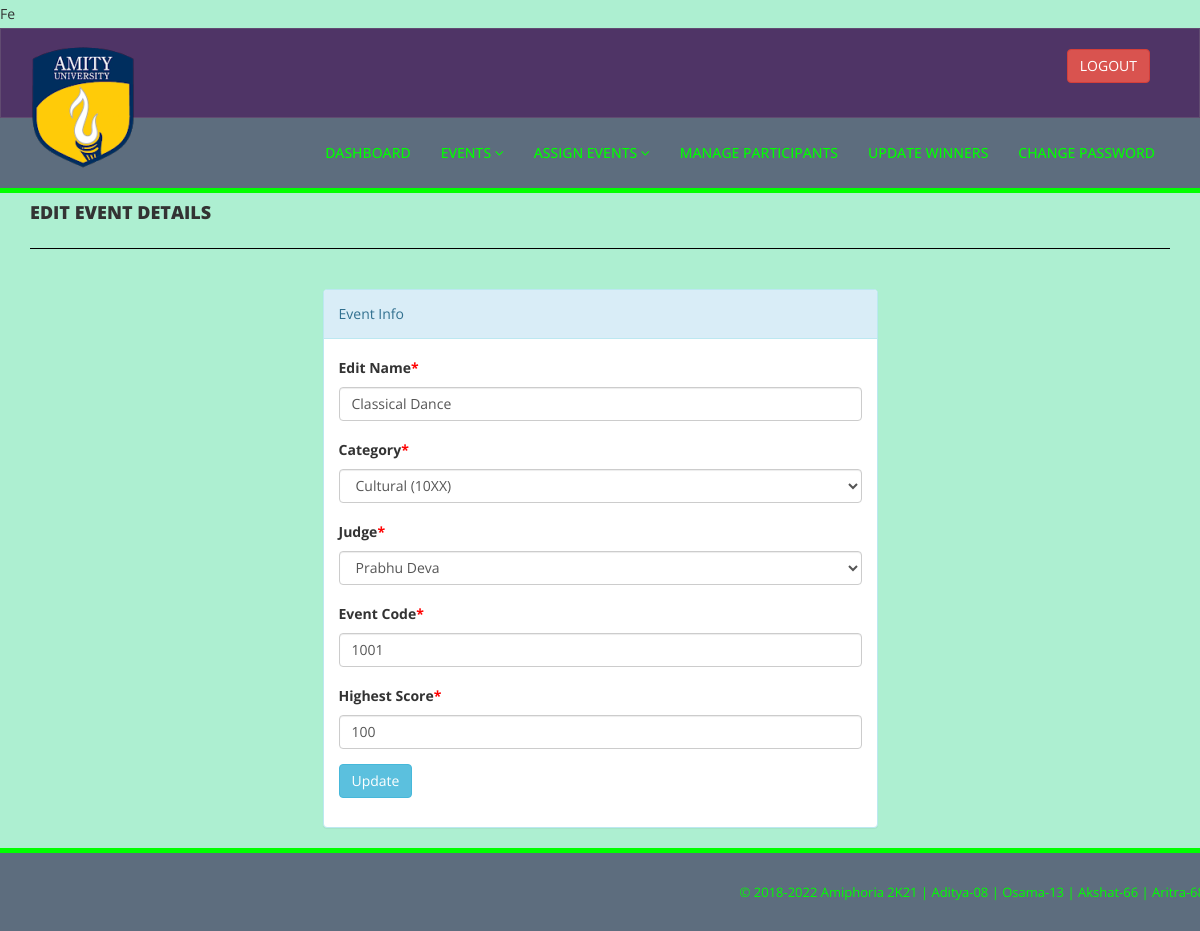
The page /admin/edit-event.php?bookid=1 (signed in) on the database its author committed.
### tables this page shows
CREATE TABLE `tblbooks` (
  `id` int(100) NOT NULL,
  `BookName` varchar(255) DEFAULT NULL,
  `CatId` int(11) DEFAULT NULL,
  `AuthorId` int(11) DEFAULT NULL,
  `ISBNNumber` int(4) DEFAULT NULL,
  `BookPrice` int(11) DEFAULT NULL,
  `RegDate` timestamp NULL DEFAULT current_timestamp(),
  `UpdationDate` timestamp NULL DEFAULT NULL ON UPDATE current_timestamp()
);

CREATE TABLE `tblcategory` (
  `id` int(100) NOT NULL,
  `CategoryName` varchar(150) DEFAULT NULL,
  `Status` int(1) DEFAULT NULL,
  `CreationDate` timestamp NULL DEFAULT current_timestamp(),
  `UpdationDate` timestamp NULL DEFAULT '0000-00-00 00:00:00' ON UPDATE current_timestamp()
);

CREATE TABLE `tblauthors` (
  `id` int(100) NOT NULL,
  `AuthorName` varchar(159) DEFAULT NULL,
  `creationDate` timestamp NULL DEFAULT current_timestamp(),
  `UpdationDate` timestamp NULL DEFAULT NULL ON UPDATE current_timestamp()
);

### admin/edit-event.php (the view, shortened to what this page needs)
Fe<?php
include('includes/config.php');
if(strlen($_SESSION['alogin'])==0)
    {
header('location:index.php');
}
else{
?>
<!DOCTYPE html>
<html xmlns="http://www.w3.org/1999/xhtml">
<head>
    <link href="assets/css/bootstrap.css" rel="stylesheet" />
    <link href="assets/css/font-awesome.css" rel="stylesheet" />
    <link href="assets/css/style.css" rel="stylesheet" />
</head>
<body>
<?php include('includes/header.php');?>
    <div class="content-wra
    <div class="content-wrapper">
         <div class="container">
        <div class="row pad-botm">
            <div class="col-md-12">
                <h4 class="header-line">Edit Event Details</h4>
                            </div>
</div>
<div class="row">
<div class="col-md-6 col-sm-6 col-xs-12 col-md-offset-3"">
<div class="panel panel-info">
<div class="panel-heading">
Event Info
</div>
<div class="panel-body">
<form role="form" method="post">
<?php
$bookid=intval($_GET['bookid']);
$sql = "SELECT tblbooks.BookName,tblcategory.CategoryName,tblcategory.id as cid,tblauthors.AuthorName,tblauthors.id as athrid,tblbooks.ISBNNumber,tblbooks.BookPrice,tblbooks.id as bookid from  tblbooks join tblcategory on tblcategory.id=tblbooks.CatId join tblauthors on tblauthors.id=tblbooks.AuthorId where tblbooks.id=:bookid";
$query = $dbh -> prepare($sql);
$query->bindParam(':bookid',$bookid,PDO::PARAM_STR);
$query->execute();
$results=$query->fetchAll(PDO::FETCH_OBJ);
if($query->rowCount() > 0)
{
foreach($results as $result)
{               ?>
<div class="form-group">
<label>Edit Name<span style="color:red;">*</span></label>
<input class="form-control" type="text" name="bookname" value="<?php echo htmlentities($result->BookName);?>" required />
</div>
<div class="form-group">
<label> Category<span style="color:red;">*</span></label>
<select class="form-control" name="category" required="required">
<option value="<?php echo htmlentities($result->cid);?>"> <?php echo htmlentities($catname=$result->CategoryName);?></option>
</select>
</div>
<div class="form-group">
<label> Judge<span style="color:red;">*</span></label>
<select class="form-control" name="author" required="required">
<option value="<?php echo htmlentities($result->athrid);?>"> <?php echo htmlentities($athrname=$result->AuthorName);?></option>
</select>
</div>
<div class="form-group">
<label>Event Code<span style="color:red;">*</span></label>
<input class="form-control" type="text" name="isbn" value="<?php echo htmlentities($result->ISBNNumber);?>"  required="required" />
</div>
 <div class="form-group">
 <label>Highest Score<span style="color:red;">*</span></label>
 <input class="form-control" type="text" name="price" value="<?php echo htmlentities($result->BookPrice);?>"   required="required" />
 </div>
 <?php }} ?>
<button type="submit" name="update" class="btn btn-info">Update </button>
                                    </form>
                            </div>
                        </div>
                            </div>
        </div>
    </div>
    </div>
  <?php include('includes/footer.php');?>
</body>
</html>
<?php } ?>

### admin/assets/css/style.css (style rules this page uses)
.header-line { font-weight:900; padding-bottom:25px; border-bottom:1px solid black; text-transform:uppercase; }
.pad-botm { padding-bottom:30px; }

### rows shown on the page
tblbooks: bookname "Classical Dance", category "Cultural (10XX)", author "Prabhu Deva", isbn "1001", price "100"
